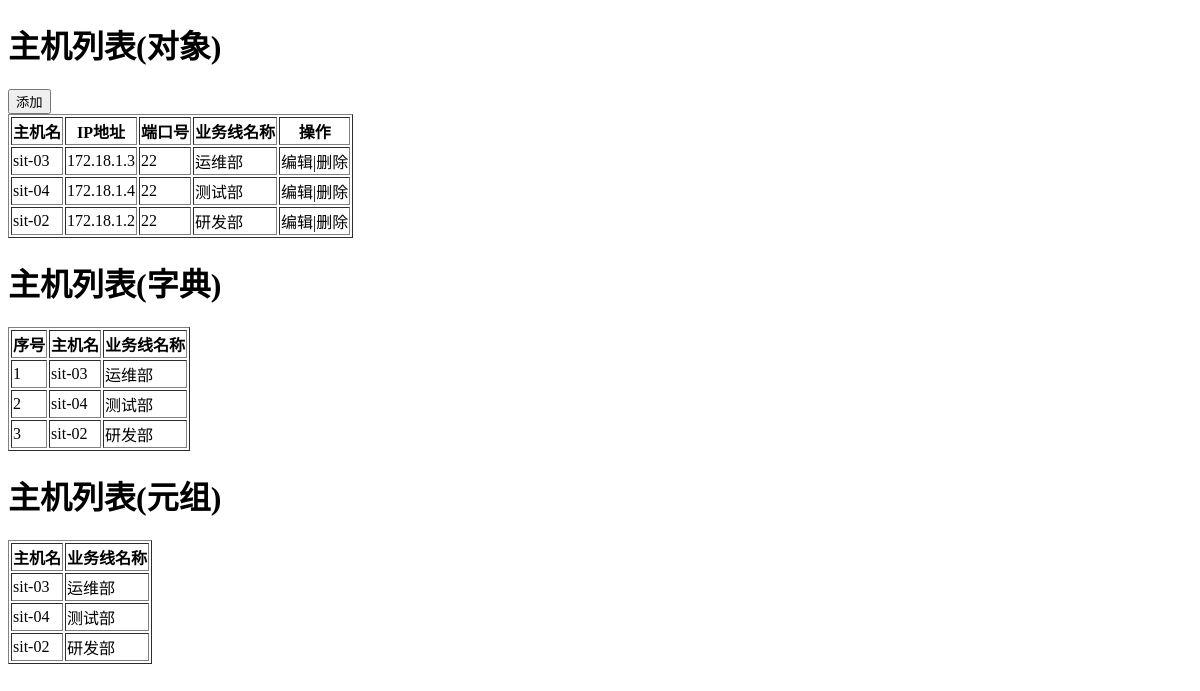
The app's page /app01/host with its own data.
### app01/models.py (models this page shows)
class Host(models.Model):
    nid = models.AutoField(primary_key=True)
    hostname = models.CharField(max_length=32,db_index=True,verbose_name="主机名")
    ip = models.GenericIPAddressField(db_index=True)  #db_index=True 创建索引
    port = models.IntegerField()
    b = models.ForeignKey(to='Business',to_field='id')

class Business(models.Model):
    caption = models.CharField(max_length=32)
    code = models.CharField(max_length=32)

### app01/views.py (the view, shortened to what this page needs)
def host(request):
    if request.method == "GET":
        v1 = models.Host.objects.filter(nid__gt=0)
        v2 = models.Host.objects.filter(nid__gt=0).values('nid','hostname','b_id','b__caption')
        v3 = models.Host.objects.filter(nid__gt=0).values_list('nid','hostname','b_id','b__caption')
        b_list = models.Business.objects.all()
        return render(request,'host.html',{"v1":v1,"v2":v2,"v3":v3,"b_list":b_list})

### templates/host.html (shortened to what this page needs)
<!DOCTYPE html>
<html lang="en">
<head>
</head>
<body>
    <h1>主机列表(对象)</h1>
    <div>
        <input  id="add_host" type="button" value="添加" />
    </div>
    <table border="1">
        <thead>
            <tr host-id="{{ row.nid }}" business-id="{{ row.b_id }}">
                <th>主机名</th>
                <th>IP地址</th>
                <th>端口号</th>
                <th>业务线名称</th>
                <th>操作</th>
            </tr>
        </thead>
        <tbody>
            {% for row in v1 %}
                <tr hid="{{ row.nid }}" bid="{{ row.b_id }}" hostname_id="{{ row.hostname }}" ip_id="{{ row.ip }}" port_id="{{ row.port }}" >
                    <td>{{ row.hostname }}</td>
                    <td>{{ row.ip }}</td>
                    <td>{{ row.port }}</td>
                    <td>{{ row.b.caption }}</td>
                    <td>
                        <a class="edit">编辑</a>|<a class="delete">删除</a>
                    </td>
                </tr>
            {% endfor %}
        </tbody>
    </table>
    <h1>主机列表(字典)</h1>
    <table border="1">
        <thead>
            <tr host-id="{{ row.nid }}" business-id="{{ row.b_id }}">
                <th>序号</th>
                <th>主机名</th>
                <th>业务线名称</th>
            </tr>
        </thead>
        <tbody>
            {% for row in v2 %}
                <tr>
                    <td>{{ forloop.counter }}</td>
                    <td>{{ row.hostname }}</td>
                    <td>{{ row.b__caption }}</td>
                </tr>
            {% endfor %}
        </tbody>
    </table>
    <h1>主机列表(元组)</h1>
    <table border="1">
        <thead>
            <tr host-id="{{ row.0 }}" business-id="{{ row.2 }}">
                <th>主机名</th>
                <th>业务线名称</th>
            </tr>
        </thead>
        <tbody>
            {% for row in v3 %}
                <tr>
                    <td>{{ row.1 }}</td>
                    <td>{{ row.3 }}</td>
                </tr>
            {% endfor %}
        </tbody>
    </table>
</body>
</html>

### records on screen
Host: hostname "sit-03", ip "172.18.1.3", port "22", b.caption "运维部", b__caption "运维部", row "运维部"
Host: hostname "sit-04", ip "172.18.1.4", port "22", b.caption "测试部", b__caption "测试部", row "测试部"
Host: hostname "sit-02", ip "172.18.1.2", port "22", b.caption "研发部", b__caption "研发部", row "研发部"
